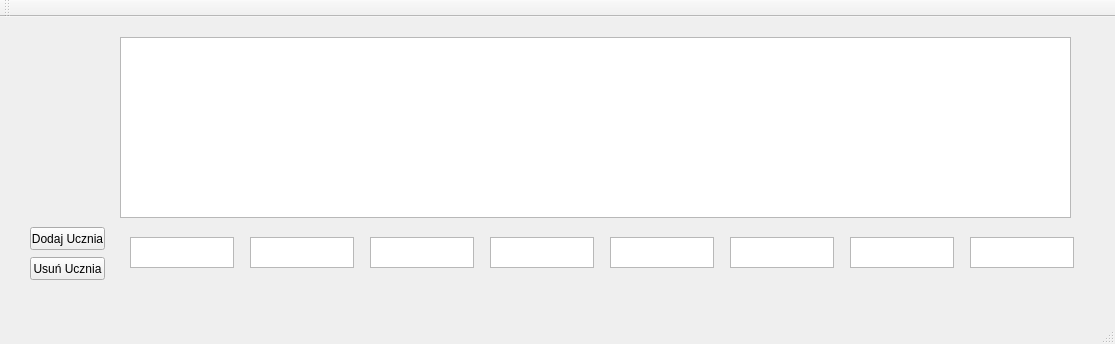
<?xml version="1.0" encoding="UTF-8"?>
<ui version="4.0">
 <class>MainWindow</class>
 <widget class="QMainWindow" name="MainWindow">
  <property name="geometry">
   <rect>
    <x>0</x>
    <y>0</y>
    <width>1115</width>
    <height>344</height>
   </rect>
  </property>
  <property name="windowTitle">
   <string>MainWindow</string>
  </property>
  <widget class="QWidget" name="centralWidget">
   <widget class="QPushButton" name="pushButton">
    <property name="geometry">
     <rect>
      <x>30</x>
      <y>210</y>
      <width>75</width>
      <height>23</height>
     </rect>
    </property>
    <property name="text">
     <string>Dodaj Ucznia</string>
    </property>
   </widget>
   <widget class="QTableView" name="tableView">
    <property name="geometry">
     <rect>
      <x>120</x>
      <y>20</y>
      <width>951</width>
      <height>181</height>
     </rect>
    </property>
   </widget>
   <widget class="QTextEdit" name="Imie">
    <property name="geometry">
     <rect>
      <x>130</x>
      <y>220</y>
      <width>104</width>
      <height>31</height>
     </rect>
    </property>
   </widget>
   <widget class="QTextEdit" name="Nazwisko">
    <property name="geometry">
     <rect>
      <x>250</x>
      <y>220</y>
      <width>104</width>
      <height>31</height>
     </rect>
    </property>
   </widget>
   <widget class="QTextEdit" name="NrGrupy">
    <property name="geometry">
     <rect>
      <x>370</x>
      <y>220</y>
      <width>104</width>
      <height>31</height>
     </rect>
    </property>
   </widget>
   <widget class="QTextEdit" name="Srednia">
    <property name="geometry">
     <rect>
      <x>490</x>
      <y>220</y>
      <width>104</width>
      <height>31</height>
     </rect>
    </property>
   </widget>
   <widget class="QTextEdit" name="Data">
    <property name="geometry">
     <rect>
      <x>730</x>
      <y>220</y>
      <width>104</width>
      <height>31</height>
     </rect>
    </property>
   </widget>
   <widget class="QTextEdit" name="WysStypendium">
    <property name="geometry">
     <rect>
      <x>610</x>
      <y>220</y>
      <width>104</width>
      <height>31</height>
     </rect>
    </property>
   </widget>
   <widget class="QTextEdit" name="Pkt">
    <property name="geometry">
     <rect>
      <x>850</x>
      <y>220</y>
      <width>104</width>
      <height>31</height>
     </rect>
    </property>
   </widget>
   <widget class="QTextEdit" name="Dyscyplina">
    <property name="geometry">
     <rect>
      <x>970</x>
      <y>220</y>
      <width>104</width>
      <height>31</height>
     </rect>
    </property>
   </widget>
   <widget class="QPushButton" name="pushButton_2">
    <property name="geometry">
     <rect>
      <x>30</x>
      <y>240</y>
      <width>75</width>
      <height>23</height>
     </rect>
    </property>
    <property name="text">
     <string>Usuń Ucznia</string>
    </property>
   </widget>
  </widget>
  <widget class="QMenuBar" name="menuBar">
   <property name="geometry">
    <rect>
     <x>0</x>
     <y>0</y>
     <width>1115</width>
     <height>21</height>
    </rect>
   </property>
  </widget>
  <widget class="QToolBar" name="mainToolBar">
   <attribute name="toolBarArea">
    <enum>TopToolBarArea</enum>
   </attribute>
   <attribute name="toolBarBreak">
    <bool>false</bool>
   </attribute>
  </widget>
  <widget class="QStatusBar" name="statusBar"/>
 </widget>
 <layoutdefault spacing="6" margin="11"/>
 <resources/>
 <connections/>
</ui>
